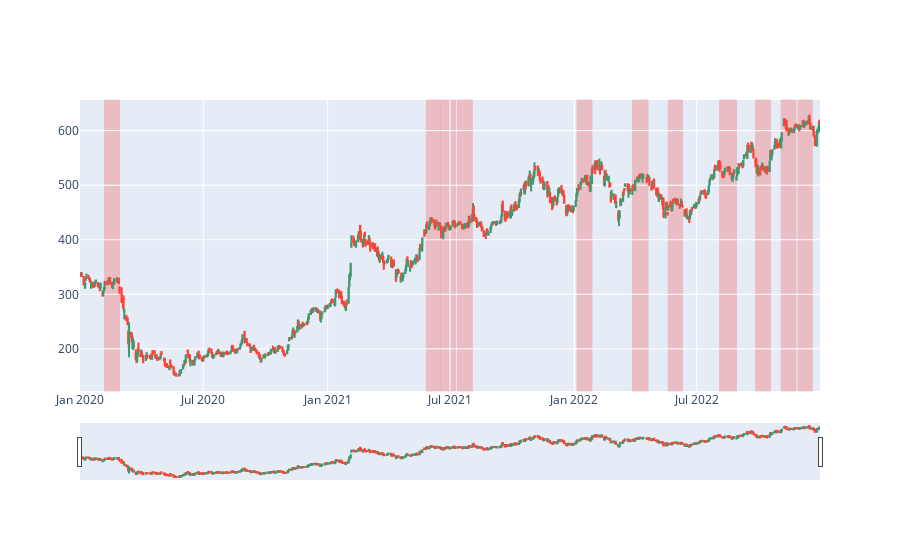

The code cell stored with this chart in its notebook:
### Code cell
def graph_candlestick(df, consolidating_periods):
    fig = go.Figure(data=[go.Candlestick(x=df['Date'], open=df['Open'], high=df['High'], low=df['Low'], close=df['Close'])])

    # mark the consolidation periods on the graph
    for p in consolidating_periods:
        fig.add_shape(type="rect",
            xref="x", yref="paper",
            x0=df.iloc[p]['Date'], y0=0, x1=df.iloc[p + 15]['Date'], y1=1,
            line=dict(
                color="Red",
                width=1,
            ),
            fillcolor="Red",
            opacity=0.2,
            layer="below"
        )
    return fig

graph_candlestick(df, consolidating_periods).show()

### Figure 1 — Plotly figure (JSON) as saved in the notebook; plotly's stock layout.template omitted (floating-point values rounded to 4 significant figures; data arrays with more than 128 entries replaced by an {"elided": "..."} marker saying what was removed)
{"data": [{"close": {"elided": "747 float values"}, "high": {"elided": "747 float values"}, "low": {"elided": "747 float values"}, "open": {"elided": "747 float values"}, "type": "candlestick", "x": {"elided": "747 str values"}}], "layout": {"shapes": [{"fillcolor": "Red", "layer": "below", "line": {"color": "Red", "width": 1}, "opacity": 0.2, "type": "rect", "x0": "2020-02-06T00:00:00", "x1": "2020-02-28T00:00:00", "xref": "x", "y0": 0, "y1": 1, "yref": "paper"}, {"fillcolor": "Red", "layer": "below", "line": {"color": "Red", "width": 1}, "opacity": 0.2, "type": "rect", "x0": "2021-05-27T00:00:00", "x1": "2021-06-17T00:00:00", "xref": "x", "y0": 0, "y1": 1, "yref": "paper"}, {"fillcolor": "Red", "layer": "below", "line": {"color": "Red", "width": 1}, "opacity": 0.2, "type": "rect", "x0": "2021-06-18T00:00:00", "x1": "2021-07-09T00:00:00", "xref": "x", "y0": 0, "y1": 1, "yref": "paper"}, {"fillcolor": "Red", "layer": "below", "line": {"color": "Red", "width": 1}, "opacity": 0.2, "type": "rect", "x0": "2021-07-12T00:00:00", "x1": "2021-08-03T00:00:00", "xref": "x", "y0": 0, "y1": 1, "yref": "paper"}, {"fillcolor": "Red", "layer": "below", "line": {"color": "Red", "width": 1}, "opacity": 0.2, "type": "rect", "x0": "2022-01-05T00:00:00", "x1": "2022-01-27T00:00:00", "xref": "x", "y0": 0, "y1": 1, "yref": "paper"}, {"fillcolor": "Red", "layer": "below", "line": {"color": "Red", "width": 1}, "opacity": 0.2, "type": "rect", "x0": "2022-03-28T00:00:00", "x1": "2022-04-20T00:00:00", "xref": "x", "y0": 0, "y1": 1, "yref": "paper"}, {"fillcolor": "Red", "layer": "below", "line": {"color": "Red", "width": 1}, "opacity": 0.2, "type": "rect", "x0": "2022-05-20T00:00:00", "x1": "2022-06-10T00:00:00", "xref": "x", "y0": 0, "y1": 1, "yref": "paper"}, {"fillcolor": "Red", "layer": "below", "line": {"color": "Red", "width": 1}, "opacity": 0.2, "type": "rect", "x0": "2022-08-04T00:00:00", "x1": "2022-08-29T00:00:00", "xref": "x", "y0": 0, "y1": 1, "yref": "paper"}, {"fillcolor": "Red", "layer": "below", "line": {"color": "Red", "width": 1}, "opacity": 0.2, "type": "rect", "x0": "2022-09-26T00:00:00", "x1": "2022-10-18T00:00:00", "xref": "x", "y0": 0, "y1": 1, "yref": "paper"}, {"fillcolor": "Red", "layer": "below", "line": {"color": "Red", "width": 1}, "opacity": 0.2, "type": "rect", "x0": "2022-11-03T00:00:00", "x1": "2022-11-25T00:00:00", "xref": "x", "y0": 0, "y1": 1, "yref": "paper"}, {"fillcolor": "Red", "layer": "below", "line": {"color": "Red", "width": 1}, "opacity": 0.2, "type": "rect", "x0": "2022-11-28T00:00:00", "x1": "2022-12-19T00:00:00", "xref": "x", "y0": 0, "y1": 1, "yref": "paper"}]}}
